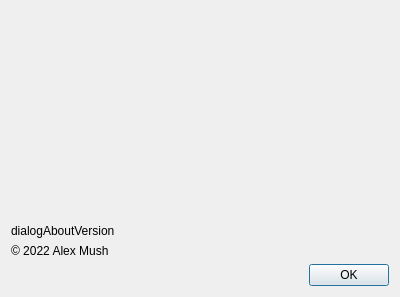
<?xml version="1.0" encoding="UTF-8"?>
<ui version="4.0">
 <class>dialogAbout</class>
 <widget class="QDialog" name="dialogAbout">
  <property name="geometry">
   <rect>
    <x>0</x>
    <y>0</y>
    <width>400</width>
    <height>297</height>
   </rect>
  </property>
  <property name="windowTitle">
   <string>Dialog</string>
  </property>
  <layout class="QVBoxLayout" name="verticalLayout">
   <item>
    <widget class="QLabel" name="label">
     <property name="sizePolicy">
      <sizepolicy hsizetype="Preferred" vsizetype="MinimumExpanding">
       <horstretch>0</horstretch>
       <verstretch>0</verstretch>
      </sizepolicy>
     </property>
     <property name="text">
      <string/>
     </property>
     <property name="pixmap">
      <pixmap>Icon_lores.png</pixmap>
     </property>
     <property name="scaledContents">
      <bool>true</bool>
     </property>
    </widget>
   </item>
   <item>
    <widget class="QLabel" name="dialogAboutVersion">
     <property name="text">
      <string>dialogAboutVersion</string>
     </property>
    </widget>
   </item>
   <item>
    <widget class="QLabel" name="dialogAboutCopyright">
     <property name="text">
      <string>© 2022 Alex Mush</string>
     </property>
    </widget>
   </item>
   <item>
    <widget class="QDialogButtonBox" name="buttonBox">
     <property name="orientation">
      <enum>Qt::Horizontal</enum>
     </property>
     <property name="standardButtons">
      <set>QDialogButtonBox::Ok</set>
     </property>
    </widget>
   </item>
  </layout>
 </widget>
 <resources/>
 <connections>
  <connection>
   <sender>buttonBox</sender>
   <signal>accepted()</signal>
   <receiver>dialogAbout</receiver>
   <slot>accept()</slot>
   <hints>
    <hint type="sourcelabel">
     <x>248</x>
     <y>254</y>
    </hint>
    <hint type="destinationlabel">
     <x>157</x>
     <y>274</y>
    </hint>
   </hints>
  </connection>
  <connection>
   <sender>buttonBox</sender>
   <signal>rejected()</signal>
   <receiver>dialogAbout</receiver>
   <slot>reject()</slot>
   <hints>
    <hint type="sourcelabel">
     <x>316</x>
     <y>260</y>
    </hint>
    <hint type="destinationlabel">
     <x>286</x>
     <y>274</y>
    </hint>
   </hints>
  </connection>
 </connections>
</ui>
